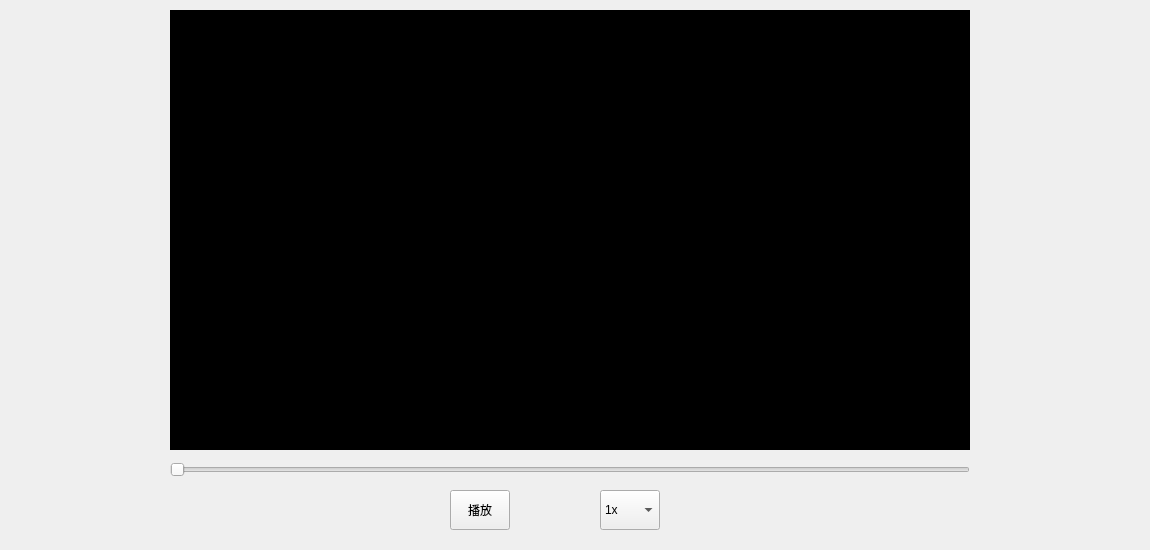
<?xml version="1.0" encoding="UTF-8"?>
<ui version="4.0">
 <class>Main_Replay1</class>
 <widget class="QWidget" name="Main_Replay1">
  <property name="geometry">
   <rect>
    <x>0</x>
    <y>0</y>
    <width>1150</width>
    <height>550</height>
   </rect>
  </property>
  <property name="windowTitle">
   <string>Form</string>
  </property>
  <widget class="QLabel" name="Video_label">
   <property name="geometry">
    <rect>
     <x>170</x>
     <y>10</y>
     <width>800</width>
     <height>440</height>
    </rect>
   </property>
   <property name="styleSheet">
    <string notr="true">background-color: rgb(0, 0, 0);</string>
   </property>
   <property name="text">
    <string/>
   </property>
  </widget>
  <widget class="QSlider" name="Video_slider">
   <property name="geometry">
    <rect>
     <x>170</x>
     <y>460</y>
     <width>800</width>
     <height>20</height>
    </rect>
   </property>
   <property name="orientation">
    <enum>Qt::Horizontal</enum>
   </property>
  </widget>
  <widget class="QPushButton" name="Play_btn">
   <property name="geometry">
    <rect>
     <x>450</x>
     <y>490</y>
     <width>60</width>
     <height>40</height>
    </rect>
   </property>
   <property name="text">
    <string>播放</string>
   </property>
  </widget>
  <widget class="QComboBox" name="comboBox">
   <property name="geometry">
    <rect>
     <x>600</x>
     <y>490</y>
     <width>60</width>
     <height>40</height>
    </rect>
   </property>
   <item>
    <property name="text">
     <string>1x</string>
    </property>
   </item>
   <item>
    <property name="text">
     <string>2x</string>
    </property>
   </item>
   <item>
    <property name="text">
     <string>0.5x</string>
    </property>
   </item>
  </widget>
  <widget class="QLabel" name="curTime_label">
   <property name="geometry">
    <rect>
     <x>170</x>
     <y>490</y>
     <width>150</width>
     <height>40</height>
    </rect>
   </property>
   <property name="text">
    <string/>
   </property>
  </widget>
  <widget class="QLabel" name="totalTime_label">
   <property name="geometry">
    <rect>
     <x>820</x>
     <y>490</y>
     <width>150</width>
     <height>40</height>
    </rect>
   </property>
   <property name="text">
    <string/>
   </property>
  </widget>
 </widget>
 <resources/>
 <connections/>
</ui>
